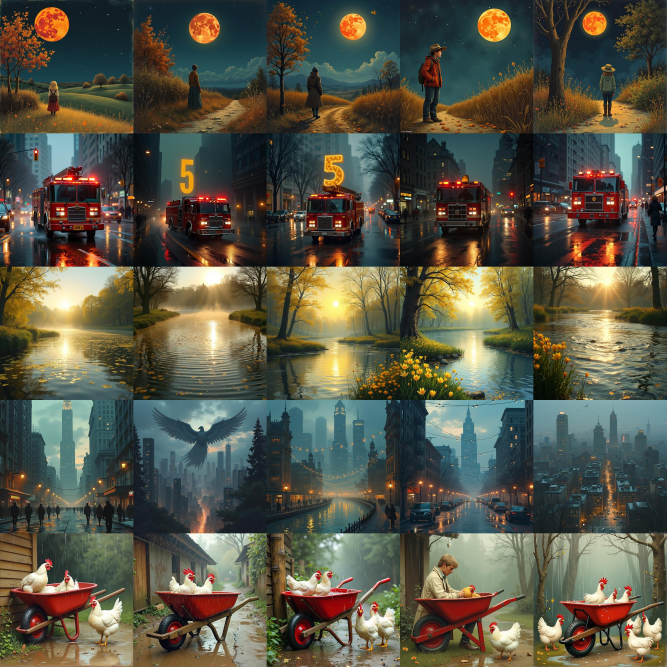
#> input picture assets/flux-imagism.jpg, 2000 x 2000 px (shown at 1/3 size)
$ python make_banner.py
#> lines starting #> are read from the running program, lines starting #| are printed output that depends on the picture; after the words box and inside, x2 and y2 are one past the last pixel; in counts of white or black regions, pixels touching at a corner belong together
#!/usr/bin/env python3
"""Build the README banner: one archived FLUX.1-dev sample per poem, Imagist row above Romantic row.

Tiles are cut from the saved 5x5 contact sheets in assets/ (one poem per row, five samples per row).
No image is generated or edited beyond cropping, resizing and rounding the corners.
assets/banner.png was built on macOS with Helvetica; elsewhere another font is used for the two
labels, so only the label pixels differ.
"""
import argparse
from pathlib import Path

from PIL import Image, ImageDraw, ImageFont

ROOT = Path(__file__).resolve().parents[1]
SHEETS = (("Imagism", ROOT / "assets/flux-imagism.jpg"), ("Romanticism", ROOT / "assets/flux-romanticism.jpg"))
FONTS = ("/System/Library/Fonts/Helvetica.ttc", "DejaVuSans.ttf", "Arial.ttf")
GRID, TILE, GAP, PAD, LABEL_H, FONT_SIZE = 5, 300, 10, 12, 44, 26


def tiles(sheet: Path, column: int):
    with Image.open(sheet) as source:
        im = source.convert("RGB")
    if im.width != im.height:
        raise ValueError(f"{sheet}: expected a square {GRID}x{GRID} sheet, got {im.width}x{im.height}")
    step = im.width // GRID
    for row in range(GRID):
        box = (column * step, row * step, (column + 1) * step, (row + 1) * step)
        yield im.crop(box).resize((TILE, TILE), Image.Resampling.LANCZOS)


def rounded(im: Image.Image, radius: int = 14) -> Image.Image:
    mask = Image.new("L", (im.width * 4, im.height * 4), 0)
    ImageDraw.Draw(mask).rounded_rectangle((0, 0, mask.width - 1, mask.height - 1), radius * 4, fill=255)
    out = im.convert("RGBA")
    out.putalpha(mask.resize(im.size, Image.Resampling.LANCZOS))
    return out


def label_font():
    for name in FONTS:
        try:
            return ImageFont.truetype(name, FONT_SIZE)
        except OSError:
            continue
    try:
        return ImageFont.load_default(size=FONT_SIZE)
    except TypeError:
        return ImageFont.load_default()


def main() -> None:
    ap = argparse.ArgumentParser(description=__doc__, formatter_class=argparse.RawDescriptionHelpFormatter)
    ap.add_argument("--column", type=int, default=1,
                    help=f"which sample (0 to {GRID - 1}) to take from each poem row; default 1")
    ap.add_argument("--output", type=Path, default=ROOT / "assets/banner.png")
    args = ap.parse_args()
    if not 0 <= args.column < GRID:
        ap.error(f"--column must be between 0 and {GRID - 1}")

    width = PAD * 2 + GRID * TILE + (GRID - 1) * GAP
    height = PAD * 2 + 2 * (LABEL_H + TILE) + GAP
    canvas = Image.new("RGBA", (width, height), (0, 0, 0, 0))
#> canvas: PIL image 1564x722 RGBA; every value is 0
    draw = ImageDraw.Draw(canvas)
    font = label_font()

    y = PAD
    try:
        for label, sheet in SHEETS:
            draw.text((PAD + 2, y + 8), label, fill=(139, 148, 158, 255), font=font)
            y += LABEL_H
            for i, tile in enumerate(tiles(sheet, args.column)):
                canvas.alpha_composite(rounded(tile), (PAD + i * (TILE + GAP), y))
#> in rounded, `mask = Image.new("L", (im.width * 4, im.height * 4), 0)`: mask: PIL image 1200x1200 L; every value is 0
#> in rounded, `ImageDraw.Draw(mask).rounded_rectangle((0, 0, mask.width - 1, mask.hei..`:
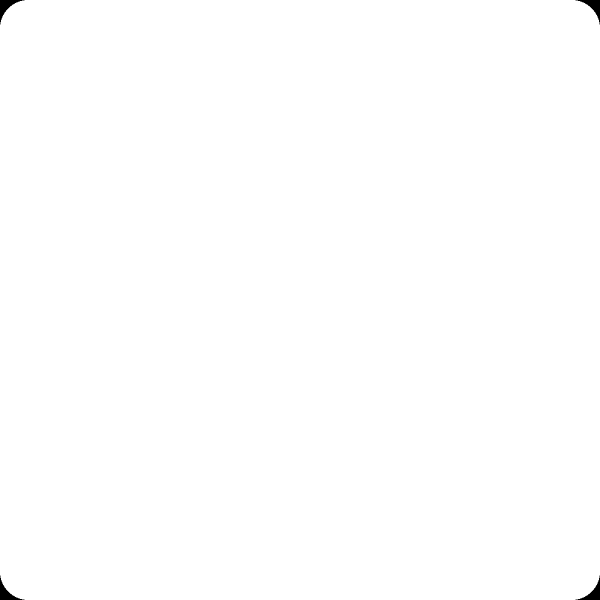
#> mask: PIL image 1200x1200 L (shown at 1/2 size); 99.8% white; 4 black regions, box (x1, y1, x2, y2) and area: (0, 0, 49, 49) 691, (1151, 0, 1200, 49) 691, (0, 1151, 49, 1200) 691, (1151, 1151, 1200, 1200) 691
#> in rounded, `out = im.convert("RGBA")`:
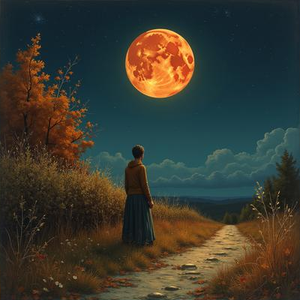
#> out: PIL image 300x300 RGBA; mean R, G, B, A 58.6, 58, 47.9, 255
            y += TILE + GAP
    except (OSError, ValueError) as error:
        ap.error(str(error))
    args.output.parent.mkdir(parents=True, exist_ok=True)
    canvas.save(args.output, optimize=True)
    print(args.output, canvas.size)


if __name__ == "__main__":
    main()
#> in main, `canvas.alpha_composite(rounded(tile), (PAD + i * (TILE + GAP), y))`:
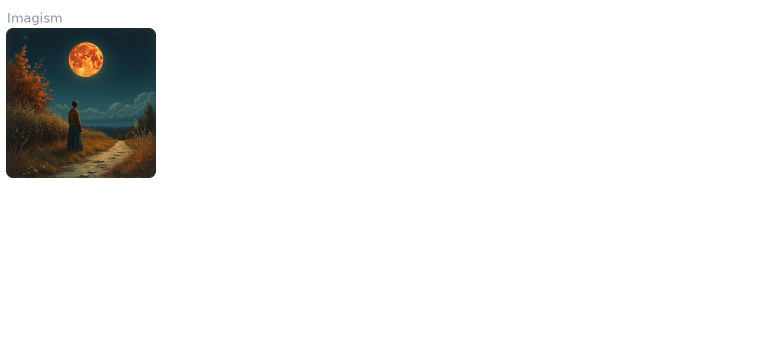
#> canvas: PIL image 1564x722 RGBA (shown at 1/2 size); mean R, G, B, A 4.8, 4.7, 3.9, 20.4; transparent parts drawn white
#> pass 2 of the loop in main, `for label, sheet in SHEETS:`:
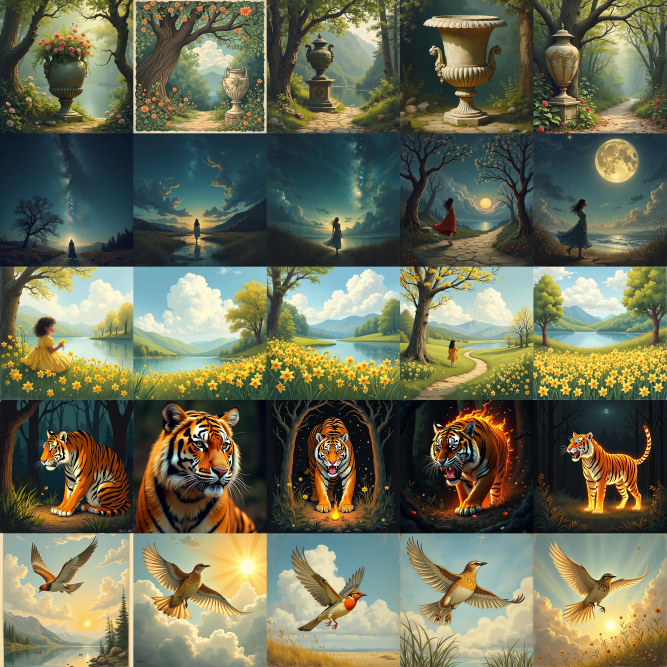
#> input picture assets/flux-romanticism.jpg, 2000 x 2000 px (shown at 1/3 size)
#> in rounded (call 6), `out = im.convert("RGBA")`:
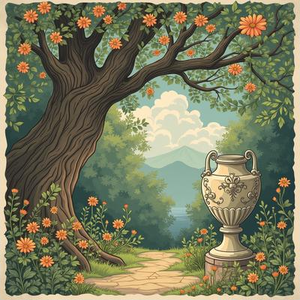
#> out: PIL image 300x300 RGBA; mean R, G, B, A 120, 121.8, 93.3, 255
#> in main, `canvas.alpha_composite(rounded(tile), (PAD + i * (TILE + GAP), y))`:
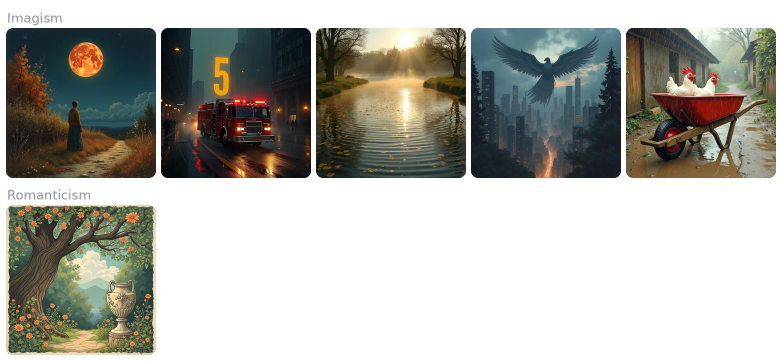
#> canvas: PIL image 1564x722 RGBA (shown at 1/2 size); mean R, G, B, A 42.4, 42.1, 35.4, 122; transparent parts drawn white
#> in main, `canvas.save(args.output, optimize=True)`:
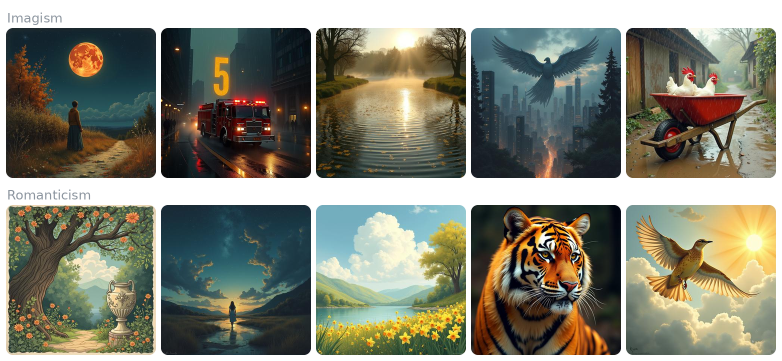
#> saved as banner.png: PIL image 1564x722 RGBA (shown at 1/2 size); mean R, G, B, A 79.8, 80.3, 65.6, 203.2; transparent parts drawn white
#| assets/banner.png (1564, 722)
